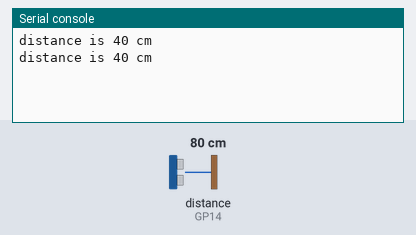
Bench run of a program on a simulated Raspberry Pi Pico running MicroPython. On the bench: the last lines printed to the serial console. Inputs (shaded band) come from the test bench; at power-on: distance to the obstacle (sensor on GP14) 80 cm. The echo pulse lasts 58.3 µs per cm; the interpreter's speed is modelled, so counts of loop turns are approximate.

Above: at 1.2 s.
1.3 s: distance to the obstacle (sensor on GP14) set to 2 cm
At 1.6 s:
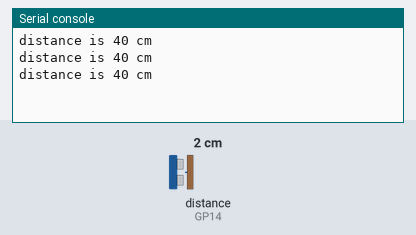
2.8 s: distance to the obstacle (sensor on GP14) set to 4 cm
At 3.3 s:
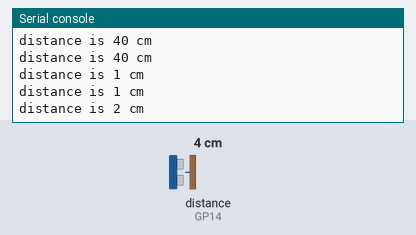
Timing chart, 0 to 5.8 s (numbered marks = the images above; inputs shaded):
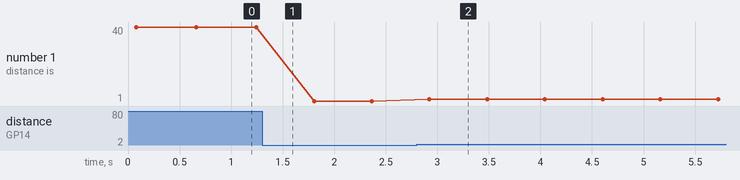

Measured:
- after the input at 2.8 s, the serial console: prints a new line after 0.12 s (image 2)
- plotted number 1: 40 → 1 after the input at 1.3 s, 1 → 2 after the input at 2.8 s

The program:

Ultrasonic_ranging17.py
```python
import utime
from machine import Pin
from ultrasonic import ultrasonic


Echo = Pin(14, Pin.IN)
Trig = Pin(13, Pin.OUT)

ultrasonic = ultrasonic(Trig, Echo)

while True:
    distance = ultrasonic.Distance_accurate()
    print("distance is %d cm"%(distance))
    utime.sleep(.5)
```

ultrasonic.py
```python
# MicroPython TM1650 driver, I2C and SPI interfaces

import time
from machine import Pin

class ultrasonic():
    def __init__(self, _Trig, _Echo):
        self.Trig = _Trig
        self.Echo = _Echo

    def Distance(self):
        self.Trig.value(0)
        time.sleep(0.000002)
        self.Trig.value(1)
        time.sleep(0.000015)
        self.Trig.value(0)
        t2 = 0
        while not self.Echo.value():
            t1 = 0
        t1 = 0
        while self.Echo.value():
            t2 += 1

        time.sleep(0.001)
        #print ("distance_1 is %d " % ((t2 - t1)* 2.0192))
        return ((t2 - t1)* 2.0192/10)

    def Distance_accurate(self):
        num = 0
        ultrasonic = []
        while num < 5:
                distance = self.Distance()
                #print("distance is %f"%(distance))
                while int(distance) == -1 :
                    distance = self.Distance()
                    #print("Tdistance is %f"%(distance) )
                while (int(distance) >= 500 or int(distance) == 0) :
                    distance = self.Distance()
                    #print("Edistance is %f"%(distance) )
                ultrasonic.append(distance)
                num = num + 1
                time.sleep(0.01)
        distance = (ultrasonic[1] + ultrasonic[2] + ultrasonic[3])/3
        #print("distance is %f cm"%(distance) )
        return int(distance)
```
